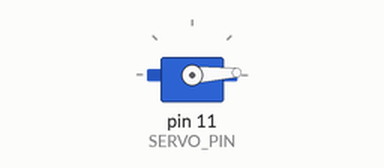
Bench run of a sketch on a simulated Arduino Uno, built with avr-gcc and run on an emulated ATmega328P. On the bench: servo. What the sketch prints to the serial monitor is not drawn.

Above: at 0.05 s.
At 0.9 s:
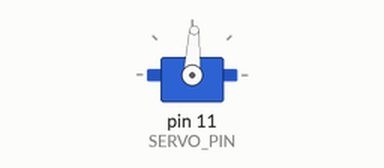
At 1.75 s:
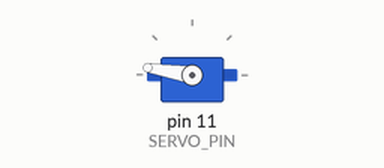
At 3.5 s:
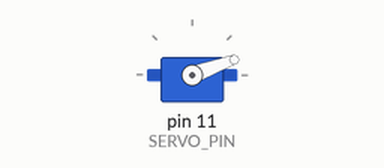
Timing chart, 0 to 8.5 s (numbered marks = the images above):
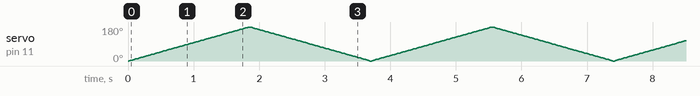

The sketch:

servo.ino
```cpp
// This code verifies that the servo motor is properly connected and working.

#include <Servo.h>

#define SERVO_PIN 11 // for me this pin is 11 but it'll change based on which kit you're using.

Servo servo; // initialize the servo object

void setup() {
  servo.attach(SERVO_PIN); // tell the obj that the servo is connected to pin SERVO_PIN
  servo.write(90); // set the servo to 90 degrees to make it face forward.

  Serial.begin(9600); // start the serial monitor (button on top right)
}

void loop() {
  for (int i = 0; i <= 180; i++) {
    servo.write(i); // set the servo to i degrees
    Serial.println(i); // write it to the serial monitor
    delay(10); // wait a bit so the servo turns slowly
  }

  for (int i = 180; i >= 0; i--) {
    servo.write(i);
    Serial.println(i);
    delay(10);
  }

}
```
